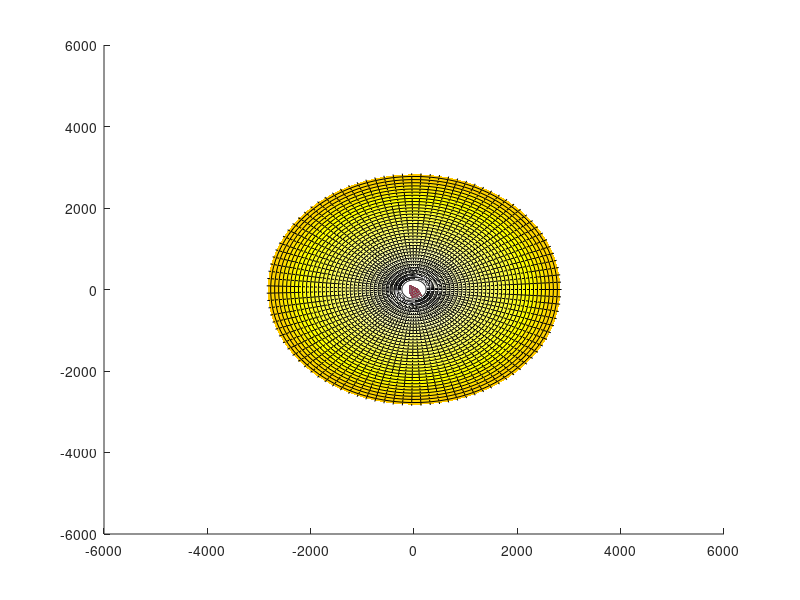

Write MATLAB code to recreate this figure. (Note: this script raises an error after producing the figure.)
%inicializar nuestra cónica
hold on

r = linspace(0.03*pi,pi) ;
    th = linspace(0,2*pi) ;
    [R,T] = meshgrid(r,th) ;
    X = 2500*R.*cos(T) ;
    Y = 2500*R.*sin(T) ;
    Z = -R*5000;
    Z = Z+5700;
    surf(X,Y,Z)
    axis([-6000 6000 -6000 6000 0 7000])
    colormap(hot)

%inicializar nuestros valores
V0 = randi([83, 139],1); %velocidad inicial m/s
alpha = randi([0, 360],1); %angulo alpha
beta = randi([30, 150],1); %angulo beta
gama = randi([0, 360],1); %angulo gama
x0 = 0; %psoicion inicial x
y0 = 5492; %posicion inicial y (altura de popocatepetl)
z0 = 0; %posicion inicial z
g = 9.8; %gravedad
V0x = V0*cos(alpha); %Velocidad x
V0y = V0*cos(beta); %Velocidad y
V0z = V0*cos(gama); %Velocidad z

hold on;

%%%%%%%%%%% Euler %%%%%%%%%%%%%%%%%%%%%%%%%%%%%%%%%%%%%

%Determinar los parámetros iniciales para el *Método de Euler*
t = 0;
intervalo = 1;
b = 0.5;
masa = 80;
pendiente = 0;

%Para y (altura)
y_velocidad = V0y;
y_aceleracion = g;
y_posicion = y0;

%Para x
x_velocidad = V0x;
x_posicion = x0;


%Para z
z_velocidad = V0z;
z_posicion = z0;

plot3(x_posicion,z_posicion,y_posicion,'->')
    %establecer las iteraciones por medio del método de euler

while y_posicion(length(y_posicion)) > 0
    t = t + intervalo;
    pendiente = -(b * y_velocidad(length(y_velocidad)) / masa) - y_aceleracion;
    y_velocidad = [y_velocidad; y_velocidad(length(y_velocidad)) + pendiente * intervalo];
    y_posicion = [y_posicion; y_posicion(length(y_posicion)) + y_velocidad(length(y_velocidad))*intervalo];
    
    x_velocidad = [x_velocidad; x_velocidad(length(x_velocidad)) - (b * x_velocidad(length(x_velocidad)) / masa)*intervalo];
    x_posicion = [x_posicion; x_posicion(length(x_posicion)) - x_velocidad(length(x_velocidad))*intervalo];
    
    z_velocidad = [z_velocidad; z_velocidad(length(z_velocidad)) - (b * z_velocidad(length(z_velocidad)) / masa)*intervalo];
    z_posicion = [z_posicion; z_posicion(length(z_posicion)) - z_velocidad(length(z_velocidad))*intervalo];
    plot3(x_posicion,z_posicion,y_posicion,'->')
    pause(0.1)
    hold on
end

%%%%%%%%%%%%%%%%%%%%%% FALTA CORREGIR LA GRAFICACIÓN %%%%%%%%%%%%%%%%%%%
%%%%%%%%%%%%%%%%%%% Método analítico %%%%%%%%%%%%%%%%%%%%%%%
% Modelación con el método analítico

syms y_2(tiempo) x_2(tiempo) z_2(tiempo) vel b m

vel = diff(y_2,tiempo);

% posición y
eqn_y = diff(y_2,tiempo,2) == -g - b*(vel)/m;
cond_y = [y_2(0)==y0, vel(0)==V0y];
ySol(tiempo) = dsolve(eqn_y,cond_y);

vel = diff(x_2,tiempo);

% posición x
eqn_x = diff(x_2,tiempo,2) == -b*(vel)/m;
cond_x = [x_2(0)==x0, vel(0)==V0x];
xSol(tiempo) = dsolve(eqn_x,cond_x);

vel = diff(z_2,tiempo);

% posición z
eqn_z = diff(z_2,tiempo,2) == -b*(vel)/m;
cond_z = [z_2(0)==z0, vel(0)==V0z];
zSol(tiempo) = dsolve(eqn_z,cond_z);

t = 0;
tiempoFinal = 10;

fplot3(zSol,xSol,ySol,[tiempo tiempoFinal], '-o')

while y(length(y)) > 0
    tiempo = tiempo + intervalo;
    y = [y;double(ySol(tiempo))];
    x = [x;double(xSol(tiempo))];
    z = [z;double(zSol(tiempo))];
    plot3(x,z,y,'-o')
    pause(0.1)
    hold on
end

%%%%%% TO DO %%%%%%%%%%%%%%%%%%%%%%%%%%%%%%%%%%%%%%%%

%%%%%%%%%% Surf de área de riesgo %%%%%%%%%%%%%%%%%%%%%
% Determinar un caso "máximo" (Con parámetros máximos)
%Dados esos parámtros, determinar una matriz de área del caso

%%% Extra %%%%%%%%%%%%%%%%%%%%%%%
%%%%%%% Experimentar con un posible %%%%%%%%%%%%%%%%%%%% 
% poblado, dentro de la zona de riesgo %%%%%%%%%%%%%%%
% Determinar un área pequeña del tamaño de un posible
% En riesgo

%%%Simulación del tiro parabólico sin fricción%%%%%%%%%%
%comenzar con las iteraciones y graficación simultanea
%{
while y > 0
    t = t + 1;
    x = [x; x0 + V0x*t];
    y = [y; y0 + V0y*t - (1/2)*g*t.^2];
    z = [z; z0 + V0z*t];
    plot3(x,z,y,'-o')
    pause(0.1)
    hold on
end
%}

hold off
